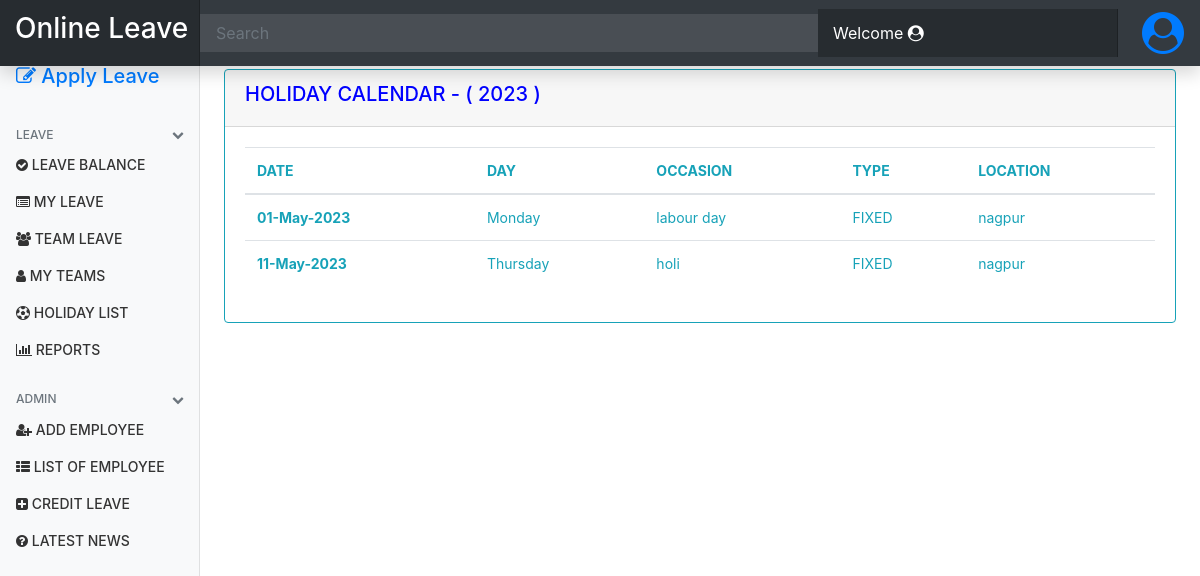
The page /leave/holiday_list/ on the database its author committed.
### applyleave/models.py (models this page shows, shortened)
class FY(models.Model):
    financial_year = models.CharField(max_length=10, unique=True, primary_key=True)
    set_current = models.CharField(choices=(('YES', 'YES'), ('NO', 'NO')), max_length=3)

class HolidayList(models.Model):
    financial_year = models.CharField(max_length=10, choices=FY_CHOICE)
    event_name = models.CharField(max_length=100)
    event_date = models.DateField()
    event_type = models.CharField(max_length=50, choices=HOLIDAY_TYPE_CHOICE)
    location = models.CharField(max_length=100)

### applyleave/views.py (the view)
# urls.py: path('holiday_list/', views.holiday_list_view, name='holiday_list'),
def holiday_list_view(request):
    context = {
        'obj_holiday': HolidayList.objects.order_by('event_date').all(),
        'obj_fy': FY.objects.get(set_current='YES'),
    }
    return render(request, 'holiday_list.html', context)

### applyleave/templates/holiday_list.html (shortened to what this page needs)
{% extends 'base.html' %}
{% block heading %} HOLIDAY CALENDAR - ( {{obj_fy.financial_year}} ) {% endblock %}
{% block content %}
<table class="table">
  <thead>
    <tr>
      <th scope="col">DATE</th>
      <th scope="col">DAY</th>
      <th scope="col">OCCASION</th>
      <th scope="col">TYPE</th>
      <th scope="col">LOCATION</th>
    </tr>
  </thead>
  <tbody>
  {% for holiday in obj_holiday %}
    <tr>
      <th scope="row">{{holiday.event_date|date:'d-M-Y'}}</th>
      <td>{{holiday.event_date|date:'l'}}</td>
      <td>{{holiday.event_name}}</td>
      <td>{{holiday.event_type}}</td>
      <td>{{holiday.location}}</td>
    </tr>
  {% endfor %}
  </tbody>
</table>
{% endblock %}

### static/css/dashboard.css (style rules this page uses)
body { font-size: .875rem; }

### rows shown on the page
FY: financial_year "2023"
HolidayList: event_date "01-May-2023", event_date "Monday", event_name "labour day", event_type "FIXED", location "nagpur"
HolidayList: event_date "11-May-2023", event_date "Thursday", event_name "holi", event_type "FIXED", location "nagpur"
